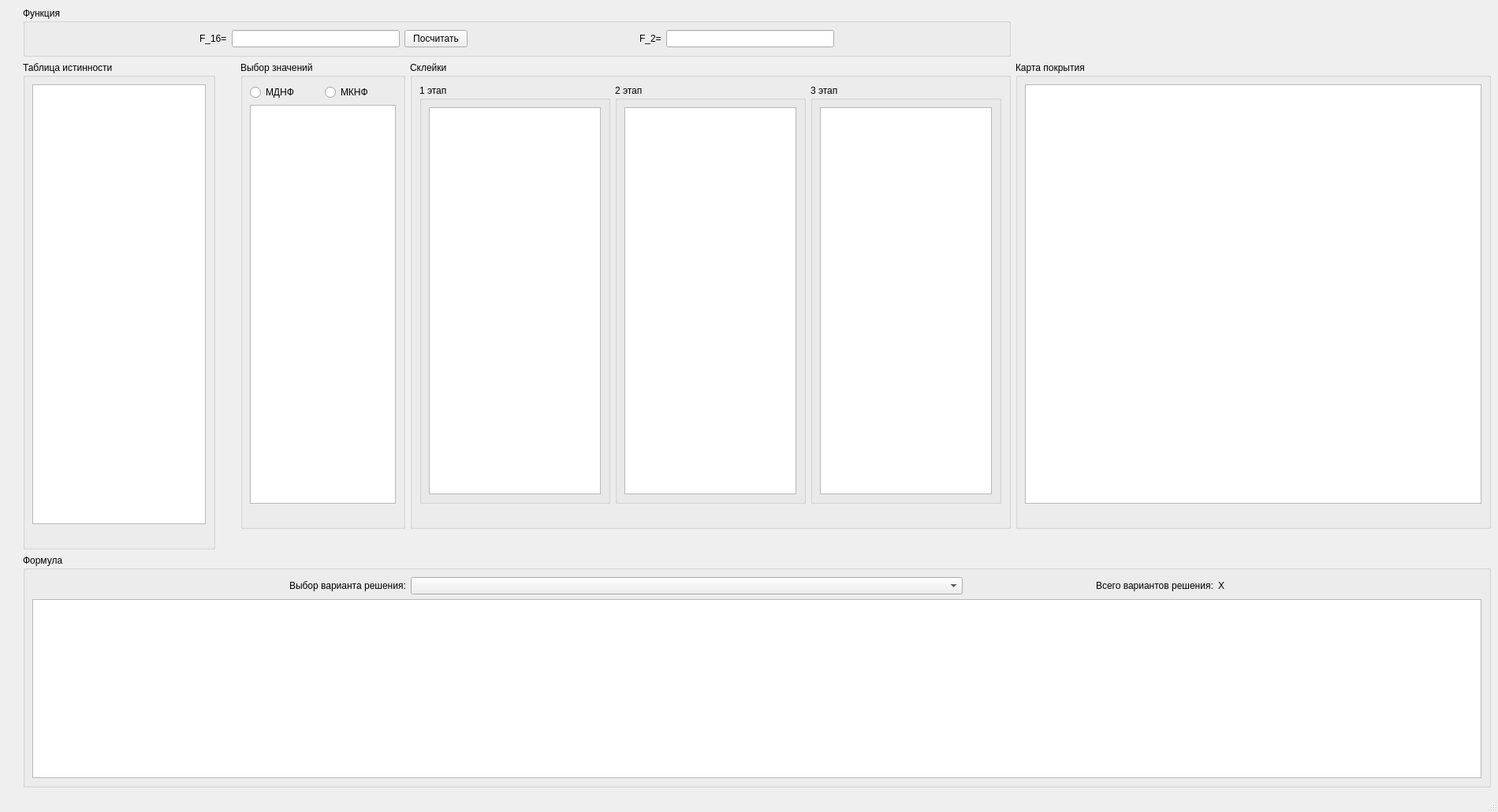
<?xml version="1.0" encoding="UTF-8"?>
<ui version="4.0">
 <class>MainWindow</class>
 <widget class="QMainWindow" name="MainWindow">
  <property name="geometry">
   <rect>
    <x>0</x>
    <y>0</y>
    <width>1900</width>
    <height>1030</height>
   </rect>
  </property>
  <property name="windowTitle">
   <string>MainWindow</string>
  </property>
  <widget class="QWidget" name="centralwidget">
   <layout class="QGridLayout" name="gridLayout_2">
    <item row="2" column="3">
     <spacer name="verticalSpacer_2">
      <property name="orientation">
       <enum>Qt::Vertical</enum>
      </property>
      <property name="sizeHint" stdset="0">
       <size>
        <width>20</width>
        <height>40</height>
       </size>
      </property>
     </spacer>
    </item>
    <item row="1" column="1" rowspan="3" colspan="2">
     <widget class="QGroupBox" name="groupBox_2">
      <property name="title">
       <string>Таблица истинности</string>
      </property>
      <layout class="QGridLayout" name="gridLayout_3">
       <item row="0" column="1">
        <widget class="QTableWidget" name="tableWidget_tt">
         <property name="verticalScrollBarPolicy">
          <enum>Qt::ScrollBarAlwaysOff</enum>
         </property>
         <property name="horizontalScrollBarPolicy">
          <enum>Qt::ScrollBarAlwaysOff</enum>
         </property>
         <property name="editTriggers">
          <set>QAbstractItemView::NoEditTriggers</set>
         </property>
        </widget>
       </item>
       <item row="1" column="1">
        <spacer name="horizontalSpacer_11">
         <property name="orientation">
          <enum>Qt::Horizontal</enum>
         </property>
         <property name="sizeType">
          <enum>QSizePolicy::Minimum</enum>
         </property>
         <property name="sizeHint" stdset="0">
          <size>
           <width>220</width>
           <height>20</height>
          </size>
         </property>
        </spacer>
       </item>
      </layout>
     </widget>
    </item>
    <item row="4" column="0">
     <spacer name="verticalSpacer_4">
      <property name="orientation">
       <enum>Qt::Vertical</enum>
      </property>
      <property name="sizeHint" stdset="0">
       <size>
        <width>20</width>
        <height>40</height>
       </size>
      </property>
     </spacer>
    </item>
    <item row="0" column="7" colspan="2">
     <spacer name="horizontalSpacer_10">
      <property name="orientation">
       <enum>Qt::Horizontal</enum>
      </property>
      <property name="sizeHint" stdset="0">
       <size>
        <width>40</width>
        <height>20</height>
       </size>
      </property>
     </spacer>
    </item>
    <item row="4" column="1" colspan="8">
     <widget class="QGroupBox" name="groupBox_9">
      <property name="title">
       <string>Формула</string>
      </property>
      <layout class="QGridLayout" name="gridLayout_10">
       <item row="0" column="6">
        <widget class="QLabel" name="label_resultsCount">
         <property name="text">
          <string>X</string>
         </property>
        </widget>
       </item>
       <item row="0" column="3">
        <widget class="QComboBox" name="comboBox_formulas">
         <property name="minimumSize">
          <size>
           <width>700</width>
           <height>0</height>
          </size>
         </property>
        </widget>
       </item>
       <item row="0" column="0">
        <spacer name="horizontalSpacer_13">
         <property name="orientation">
          <enum>Qt::Horizontal</enum>
         </property>
         <property name="sizeHint" stdset="0">
          <size>
           <width>40</width>
           <height>20</height>
          </size>
         </property>
        </spacer>
       </item>
       <item row="0" column="5">
        <widget class="QLabel" name="label_4">
         <property name="text">
          <string>Всего вариантов решения:</string>
         </property>
        </widget>
       </item>
       <item row="1" column="0" colspan="9">
        <widget class="QTableWidget" name="tableWidget_formula">
         <property name="editTriggers">
          <set>QAbstractItemView::NoEditTriggers</set>
         </property>
         <property name="showGrid">
          <bool>false</bool>
         </property>
         <property name="wordWrap">
          <bool>false</bool>
         </property>
         <attribute name="horizontalHeaderVisible">
          <bool>false</bool>
         </attribute>
         <attribute name="horizontalHeaderMinimumSectionSize">
          <number>1</number>
         </attribute>
         <attribute name="horizontalHeaderDefaultSectionSize">
          <number>100</number>
         </attribute>
         <attribute name="verticalHeaderVisible">
          <bool>false</bool>
         </attribute>
         <attribute name="verticalHeaderMinimumSectionSize">
          <number>1</number>
         </attribute>
        </widget>
       </item>
       <item row="0" column="4">
        <spacer name="horizontalSpacer_14">
         <property name="orientation">
          <enum>Qt::Horizontal</enum>
         </property>
         <property name="sizeHint" stdset="0">
          <size>
           <width>40</width>
           <height>20</height>
          </size>
         </property>
        </spacer>
       </item>
       <item row="0" column="7">
        <spacer name="horizontalSpacer_15">
         <property name="orientation">
          <enum>Qt::Horizontal</enum>
         </property>
         <property name="sizeHint" stdset="0">
          <size>
           <width>40</width>
           <height>20</height>
          </size>
         </property>
        </spacer>
       </item>
       <item row="0" column="2">
        <widget class="QLabel" name="label_3">
         <property name="text">
          <string>Выбор варианта решения:</string>
         </property>
        </widget>
       </item>
       <item row="0" column="8">
        <spacer name="horizontalSpacer_2">
         <property name="orientation">
          <enum>Qt::Horizontal</enum>
         </property>
         <property name="sizeHint" stdset="0">
          <size>
           <width>40</width>
           <height>20</height>
          </size>
         </property>
        </spacer>
       </item>
       <item row="0" column="1">
        <spacer name="horizontalSpacer_16">
         <property name="orientation">
          <enum>Qt::Horizontal</enum>
         </property>
         <property name="sizeHint" stdset="0">
          <size>
           <width>40</width>
           <height>20</height>
          </size>
         </property>
        </spacer>
       </item>
      </layout>
     </widget>
    </item>
    <item row="1" column="6" rowspan="2" colspan="3">
     <widget class="QGroupBox" name="groupBox_8">
      <property name="title">
       <string>Карта покрытия</string>
      </property>
      <layout class="QGridLayout" name="gridLayout_9">
       <item row="0" column="0" colspan="2">
        <widget class="QTableWidget" name="tableWidget_coverageMap">
         <property name="editTriggers">
          <set>QAbstractItemView::NoEditTriggers</set>
         </property>
        </widget>
       </item>
       <item row="1" column="0">
        <spacer name="horizontalSpacer_coverageMap">
         <property name="orientation">
          <enum>Qt::Horizontal</enum>
         </property>
         <property name="sizeType">
          <enum>QSizePolicy::Expanding</enum>
         </property>
         <property name="sizeHint" stdset="0">
          <size>
           <width>800</width>
           <height>20</height>
          </size>
         </property>
        </spacer>
       </item>
      </layout>
     </widget>
    </item>
    <item row="1" column="3">
     <spacer name="verticalSpacer_3">
      <property name="orientation">
       <enum>Qt::Vertical</enum>
      </property>
      <property name="sizeHint" stdset="0">
       <size>
        <width>20</width>
        <height>40</height>
       </size>
      </property>
     </spacer>
    </item>
    <item row="1" column="4" rowspan="2">
     <widget class="QGroupBox" name="groupBox_5">
      <property name="title">
       <string>Выбор значений</string>
      </property>
      <layout class="QGridLayout" name="gridLayout_6">
       <item row="0" column="0">
        <widget class="QRadioButton" name="radioButton_MDNF">
         <property name="text">
          <string>МДНФ</string>
         </property>
        </widget>
       </item>
       <item row="0" column="1">
        <widget class="QRadioButton" name="radioButton_MKNF">
         <property name="text">
          <string>МКНФ</string>
         </property>
        </widget>
       </item>
       <item row="1" column="0" colspan="2">
        <widget class="QTableWidget" name="tableWidget_values">
         <property name="editTriggers">
          <set>QAbstractItemView::NoEditTriggers</set>
         </property>
        </widget>
       </item>
       <item row="2" column="0" colspan="2">
        <spacer name="horizontalSpacer_3">
         <property name="orientation">
          <enum>Qt::Horizontal</enum>
         </property>
         <property name="sizeType">
          <enum>QSizePolicy::Minimum</enum>
         </property>
         <property name="sizeHint" stdset="0">
          <size>
           <width>185</width>
           <height>20</height>
          </size>
         </property>
        </spacer>
       </item>
      </layout>
     </widget>
    </item>
    <item row="0" column="1" colspan="5">
     <widget class="QGroupBox" name="groupBox">
      <property name="title">
       <string>Функция</string>
      </property>
      <layout class="QGridLayout" name="gridLayout">
       <item row="0" column="3">
        <widget class="QPushButton" name="pushButton_calculate">
         <property name="text">
          <string>Посчитать</string>
         </property>
        </widget>
       </item>
       <item row="0" column="4">
        <spacer name="horizontalSpacer">
         <property name="orientation">
          <enum>Qt::Horizontal</enum>
         </property>
         <property name="sizeHint" stdset="0">
          <size>
           <width>40</width>
           <height>20</height>
          </size>
         </property>
        </spacer>
       </item>
       <item row="0" column="6">
        <widget class="QLineEdit" name="lineEdit_f2">
         <property name="readOnly">
          <bool>true</bool>
         </property>
        </widget>
       </item>
       <item row="0" column="7">
        <spacer name="horizontalSpacer_4">
         <property name="orientation">
          <enum>Qt::Horizontal</enum>
         </property>
         <property name="sizeHint" stdset="0">
          <size>
           <width>40</width>
           <height>20</height>
          </size>
         </property>
        </spacer>
       </item>
       <item row="0" column="1">
        <widget class="QLabel" name="label">
         <property name="text">
          <string>F_16=</string>
         </property>
        </widget>
       </item>
       <item row="0" column="2">
        <widget class="QLineEdit" name="lineEdit_f16"/>
       </item>
       <item row="0" column="5">
        <widget class="QLabel" name="label_2">
         <property name="text">
          <string>F_2=</string>
         </property>
        </widget>
       </item>
       <item row="0" column="0">
        <spacer name="horizontalSpacer_17">
         <property name="orientation">
          <enum>Qt::Horizontal</enum>
         </property>
         <property name="sizeHint" stdset="0">
          <size>
           <width>40</width>
           <height>20</height>
          </size>
         </property>
        </spacer>
       </item>
      </layout>
     </widget>
    </item>
    <item row="1" column="0" rowspan="3">
     <spacer name="verticalSpacer">
      <property name="orientation">
       <enum>Qt::Vertical</enum>
      </property>
      <property name="sizeHint" stdset="0">
       <size>
        <width>20</width>
        <height>436</height>
       </size>
      </property>
     </spacer>
    </item>
    <item row="1" column="5" rowspan="2">
     <widget class="QGroupBox" name="groupBox_3">
      <property name="title">
       <string>Склейки</string>
      </property>
      <layout class="QGridLayout" name="gridLayout_4">
       <item row="0" column="4">
        <widget class="QGroupBox" name="groupBox_7">
         <property name="title">
          <string>3 этап</string>
         </property>
         <layout class="QGridLayout" name="gridLayout_8">
          <item row="0" column="0">
           <widget class="QTableWidget" name="tableWidget_glue3">
            <property name="editTriggers">
             <set>QAbstractItemView::NoEditTriggers</set>
            </property>
           </widget>
          </item>
         </layout>
        </widget>
       </item>
       <item row="1" column="3">
        <spacer name="horizontalSpacer_5">
         <property name="orientation">
          <enum>Qt::Horizontal</enum>
         </property>
         <property name="sizeHint" stdset="0">
          <size>
           <width>40</width>
           <height>20</height>
          </size>
         </property>
        </spacer>
       </item>
       <item row="1" column="2">
        <spacer name="horizontalSpacer_7">
         <property name="orientation">
          <enum>Qt::Horizontal</enum>
         </property>
         <property name="sizeType">
          <enum>QSizePolicy::Expanding</enum>
         </property>
         <property name="sizeHint" stdset="0">
          <size>
           <width>100</width>
           <height>20</height>
          </size>
         </property>
        </spacer>
       </item>
       <item row="0" column="3">
        <widget class="QGroupBox" name="groupBox_6">
         <property name="title">
          <string>2 этап</string>
         </property>
         <layout class="QGridLayout" name="gridLayout_7">
          <item row="0" column="0">
           <widget class="QTableWidget" name="tableWidget_glue2">
            <property name="editTriggers">
             <set>QAbstractItemView::NoEditTriggers</set>
            </property>
           </widget>
          </item>
         </layout>
        </widget>
       </item>
       <item row="0" column="2">
        <widget class="QGroupBox" name="groupBox_4">
         <property name="title">
          <string>1 этап</string>
         </property>
         <layout class="QGridLayout" name="gridLayout_5">
          <item row="0" column="0">
           <widget class="QTableWidget" name="tableWidget_glue1">
            <property name="editTriggers">
             <set>QAbstractItemView::NoEditTriggers</set>
            </property>
           </widget>
          </item>
         </layout>
        </widget>
       </item>
       <item row="1" column="4">
        <spacer name="horizontalSpacer_6">
         <property name="orientation">
          <enum>Qt::Horizontal</enum>
         </property>
         <property name="sizeHint" stdset="0">
          <size>
           <width>40</width>
           <height>20</height>
          </size>
         </property>
        </spacer>
       </item>
      </layout>
     </widget>
    </item>
    <item row="3" column="8">
     <spacer name="horizontalSpacer_8">
      <property name="orientation">
       <enum>Qt::Horizontal</enum>
      </property>
      <property name="sizeHint" stdset="0">
       <size>
        <width>40</width>
        <height>20</height>
       </size>
      </property>
     </spacer>
    </item>
    <item row="3" column="7">
     <spacer name="horizontalSpacer_12">
      <property name="orientation">
       <enum>Qt::Horizontal</enum>
      </property>
      <property name="sizeHint" stdset="0">
       <size>
        <width>40</width>
        <height>20</height>
       </size>
      </property>
     </spacer>
    </item>
    <item row="3" column="5">
     <spacer name="horizontalSpacer_9">
      <property name="orientation">
       <enum>Qt::Horizontal</enum>
      </property>
      <property name="sizeHint" stdset="0">
       <size>
        <width>40</width>
        <height>20</height>
       </size>
      </property>
     </spacer>
    </item>
   </layout>
  </widget>
  <widget class="QMenuBar" name="menubar">
   <property name="geometry">
    <rect>
     <x>0</x>
     <y>0</y>
     <width>1900</width>
     <height>22</height>
    </rect>
   </property>
  </widget>
  <widget class="QStatusBar" name="statusbar"/>
 </widget>
 <resources/>
 <connections/>
</ui>
